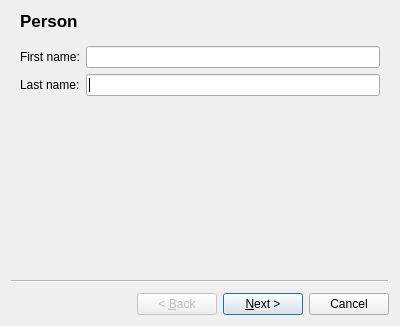
<?xml version="1.0" encoding="UTF-8"?>
<ui version="4.0">
 <class>PersonBuilderWizard</class>
 <widget class="QWizard" name="PersonBuilderWizard">
  <property name="geometry">
   <rect>
    <x>0</x>
    <y>0</y>
    <width>400</width>
    <height>326</height>
   </rect>
  </property>
  <property name="windowTitle">
   <string>New person</string>
  </property>
  <widget class="QWizardPage" name="wizardPage1">
   <property name="title">
    <string>Person</string>
   </property>
   <layout class="QGridLayout" name="gridLayout">
    <item row="1" column="1">
     <widget class="QLineEdit" name="lastNameLineEdit"/>
    </item>
    <item row="1" column="0">
     <widget class="QLabel" name="lastNameLabel">
      <property name="text">
       <string>Last name:</string>
      </property>
     </widget>
    </item>
    <item row="0" column="1">
     <widget class="QLineEdit" name="firstNameLineEdit"/>
    </item>
    <item row="0" column="0">
     <widget class="QLabel" name="firstNameLabel">
      <property name="text">
       <string>First name:</string>
      </property>
     </widget>
    </item>
   </layout>
  </widget>
  <widget class="QWizardPage" name="wizardPage2">
   <property name="title">
    <string>Birth</string>
   </property>
   <layout class="QGridLayout" name="gridLayout_2">
    <item row="0" column="0">
     <widget class="QLabel" name="dateLabel">
      <property name="text">
       <string>Date:</string>
      </property>
     </widget>
    </item>
    <item row="0" column="1">
     <widget class="QDateEdit" name="dateEdit"/>
    </item>
    <item row="1" column="0">
     <widget class="QLabel" name="countryLabel">
      <property name="text">
       <string>Country:</string>
      </property>
     </widget>
    </item>
    <item row="1" column="1">
     <widget class="QLineEdit" name="countryLineEdit"/>
    </item>
    <item row="2" column="0">
     <widget class="QLabel" name="departmentLabel">
      <property name="text">
       <string>Department:</string>
      </property>
     </widget>
    </item>
    <item row="2" column="1">
     <widget class="QLineEdit" name="departmentLineEdit"/>
    </item>
    <item row="3" column="0">
     <widget class="QLabel" name="cityLabel">
      <property name="text">
       <string>City:</string>
      </property>
     </widget>
    </item>
    <item row="3" column="1">
     <widget class="QLineEdit" name="cityLineEdit"/>
    </item>
   </layout>
  </widget>
 </widget>
 <resources/>
 <connections/>
</ui>
